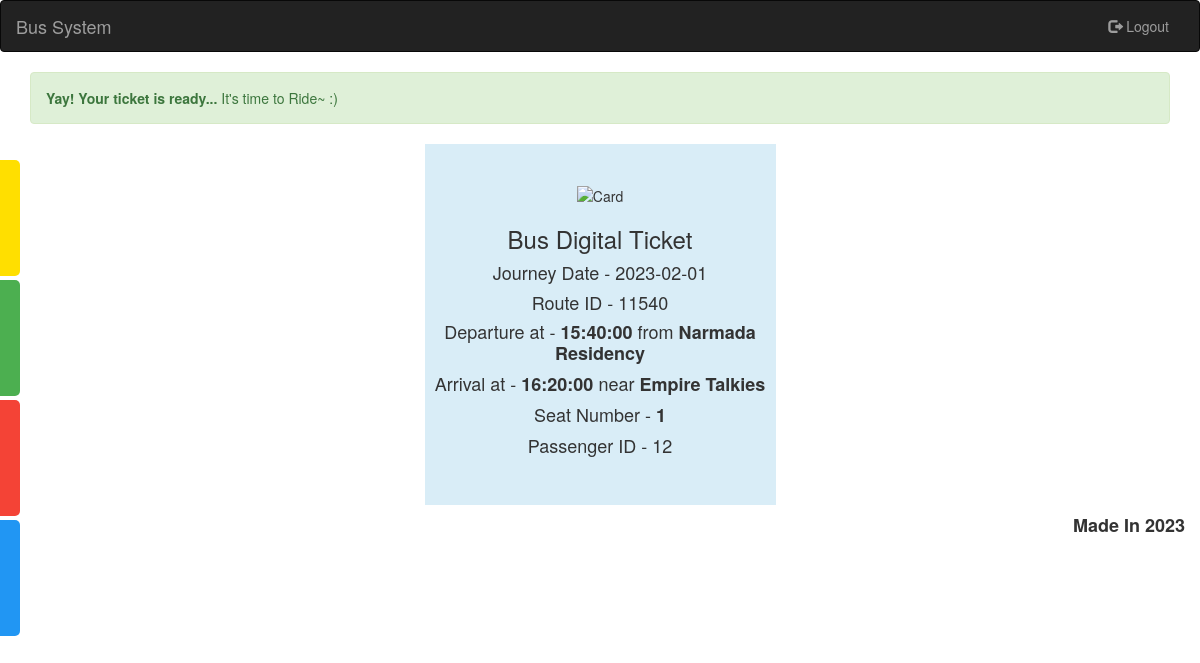
Screenshot of /Controller/CurrentTicketViewController.php?seat=1&bid=40 (signed in) with the database file from the repository.
### tables this page shows
CREATE TABLE `seat_matrix` (
  `BID` int(11) NOT NULL,
  `RID` int(11) NOT NULL,
  `SeatNo` int(11) NOT NULL,
  `Passenger` int(11) DEFAULT NULL,
  `BusDate` date DEFAULT NULL
);

CREATE TABLE `routes` (
  `RID` int(11) NOT NULL,
  `STime` time DEFAULT NULL,
  `DTime` time DEFAULT NULL,
  `Src` varchar(20) DEFAULT NULL,
  `Dst` varchar(20) DEFAULT NULL,
  `Capacity` int(11) DEFAULT NULL
);

### Controller/CurrentTicketViewController.php (called while the page is built, shortened)
<?php
require_once '../Model/TicketModel.php';
$ticket = new TicketModel();
$row = $ticket->getTicketData();
include '../View/ticket.php';

### Model/TicketModel.php (called while the page is built, shortened)
<?php
class TicketModel
{
    public $ticketData;
    public function __construct(){
        $conn = require '../Dao/Connection.php';
        $userID = $_SESSION['UserID'];
        $bid = $_GET['bid'];
        $seat = $_GET['seat'];
        $sql_instance="SELECT * FROM busbooking.seat_matrix JOIN busbooking.routes ON busbooking.seat_matrix.RID = busbooking.routes.RID WHERE Passenger=".$userID." AND BID=".$bid." AND SeatNo=".$seat.";";
        $result = $conn->query($sql_instance);
        $this->ticketData = $result->fetch_assoc();
    }
    public function getTicketData()
    {
        return $this->ticketData;
    }
}

### View/ticket.php (the view, shortened to what this page needs)
<!DOCTYPE html>
<html lang="en">
<?php
    require_once 'header.php';
?>
<body>
	<?php require 'navbar.php';	?>
	<div id="mySidenav" class="sidenav">
	<a href="../View/dashboard.php" id="dashboard">Go Home<span class="glyphicon glyphicon-home"></span></a>
  <a href="../Controller/TicketViewController.php" id="view">View Tickets<span class="glyphicon glyphicon-qrcode"></span></a>
  <a href="../View/cancelTicket.php" id="cancel">Cancel Tickets<span class="glyphicon glyphicon-remove-circle"></span></a>
  <a href="../Controller/ProfileController.php" id="profile">Your Profile<span class="glyphicon glyphicon-user"></span></a>
	</div>
	<div class="container">
		<div class="alert alert-success">
		  <strong>Yay! Your ticket is ready...</strong> It's time to Ride~ :)
		</div>
	</div>
	<?php
	echo '<center><div class="container-fluid">
					<div class="card bg-info text-white" style="width:30%">
						<br><br>
						<center><img class="card-img-top" src="../images/qrcodeimg.jpg" alt=Card image" width="300" height="240" /><center>
					  <div class="card-body">
					    <center><h3 class="card-title">Bus Digital Ticket</h3>
					    <h4 class="card-text">Journey Date - '.$row['BusDate'].'</h4>
							<h4 class="card-text">Route ID - '.$row['RID'].' </h4>
							<h4 class="card-text">Departure at - <strong> '.$row['STime'].' </strong>  from <strong> '.$row['Src'].' </strong></h4>
							<h4 class="card-text">Arrival at - <strong> '.$row['DTime'].' </strong>  near <strong> '.$row['Dst'].' </strong></h4>
							<h4 class="card-text">Seat Number - <strong> '.$row['SeatNo'].' </strong></h4>
							<h4 class="card-text">Passenger ID - '.$row['Passenger'].' </h4>
							<br><br>
					  </div>
					</div>
				</div></center>'
	?>
	<?php require_once 'footer.php' ?>
</body>

### passenger/css/sidebar.css (style rules this page uses)
#mySidenav a { position: absolute; left: -80px; transition: 0.3s; padding: 15px; width: 100px; text-decoration: none; font-size: 20px; color: white; border-radius: 0 5px 5px 0; }
#dashboard { top: 160px; background-color: #FFDF00; }
#view { top: 280px; background-color: #4CAF50; }
#cancel { top: 400px; background-color: #f44336; }
#profile { top: 520px; background-color: #2196F3; }

### rows the page displays
seat_matrix: BusDate "2023-02-01", RID.RID "11540", RID.STime "15:40:00", RID.Src "Narmada Residency", RID.DTime "16:20:00", RID.Dst "Empire Talkies", SeatNo "1", Passenger "12"
